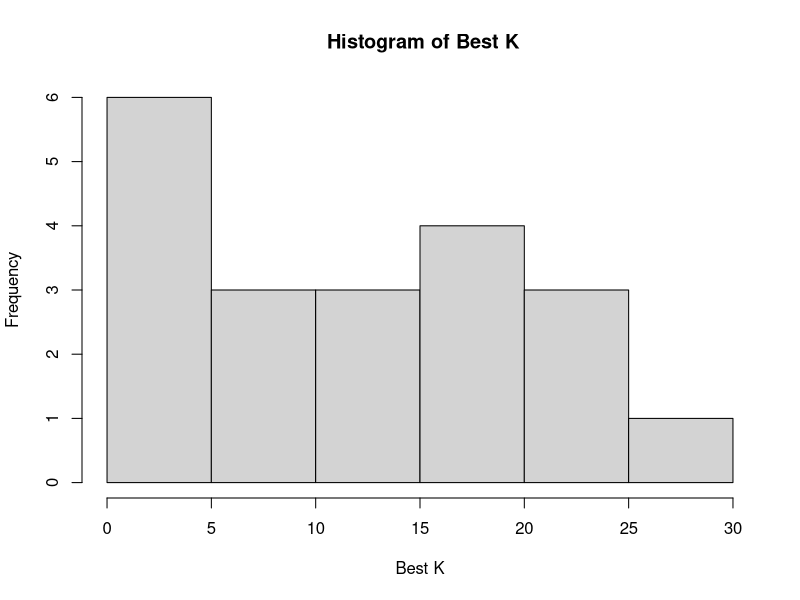
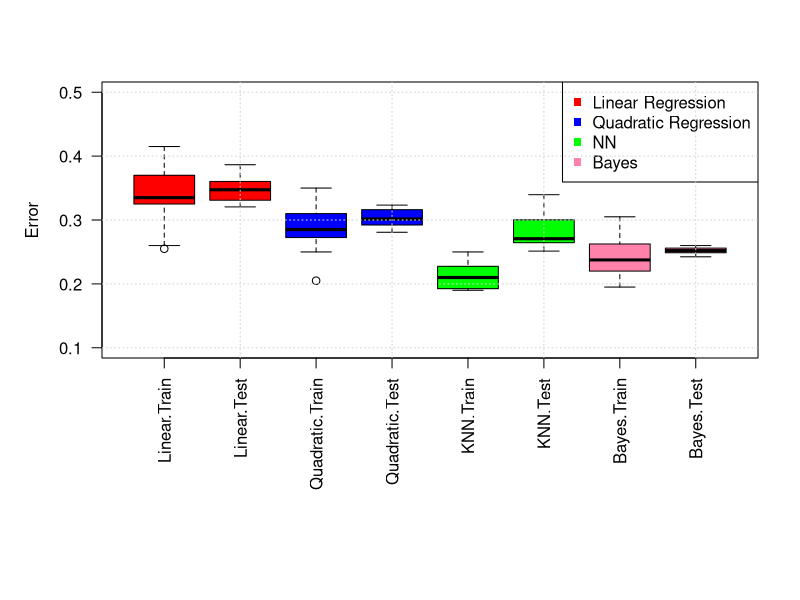
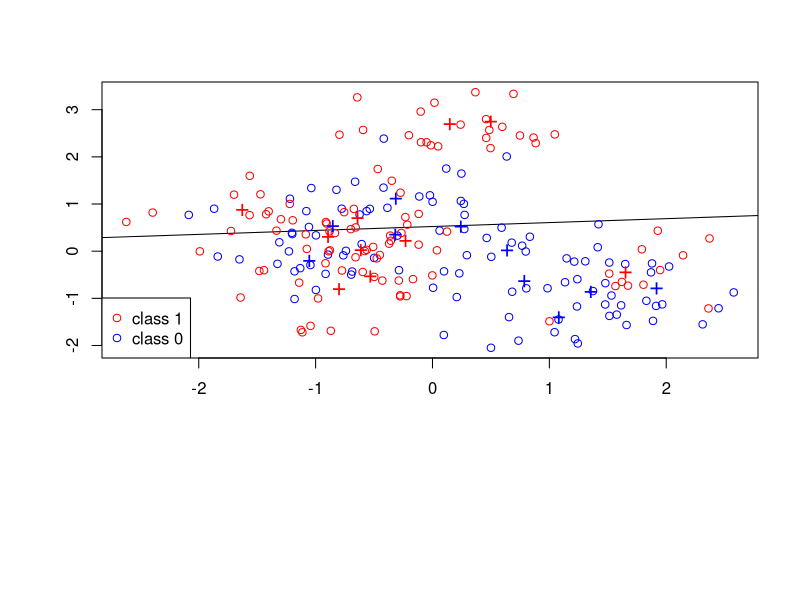

R code for these plots, in order:
## ---- chunk 1
knitr::opts_chunk$set(echo = TRUE)
## ---- chunk 2
library(class)
library(ggplot2)
set.seed(3402)

## ---- chunk 3
# nc  : number of cluster centers
# sdc : standard deviation for generating the cluster centers
# p: dimension 
generateCenters = function(nc, sdc,p) {

#Centers normally distributed with mean  (1,0)
m1 = matrix(rnorm(csize*p), csize, p)*sigma + cbind( rep(1,csize), rep(0,csize));

#Centers normally distributed with mean  (0,1)
m0 = matrix(rnorm(csize*p), csize, p)*sigma + cbind( rep(0,csize), rep(1,csize));

  return(list("center0" = m0,
              "center1" = m1))
} 
## ---- chunk 4
#Function to generate data
generateData = function(centers, ntr, nte, s, csize) {

# Randomly allocate the n samples for class 1 to the 10 clusters
id1 = sample(1:csize, ntr, replace = TRUE);

# Randomly allocate the n samples for class 1 to the 10 clusters
id0 = sample(1:csize, ntr, replace = TRUE);  

m0 = centers$center0
m1 = centers$center1

#Generate training set
X_train = matrix(rnorm(2*ntr*p), 2*ntr, p)*s + rbind(m1[id1,], m0[id0,])
Y_train = (c(rep(1,ntr), rep(0,ntr)))


train_set = data.frame(X1 = X_train[,1], X2 = X_train[,2], Y = Y_train)

#Generate test set
id1 = sample(1:csize, nte, replace=TRUE);
id0 = sample(1:csize, nte, replace=TRUE); 
X_test = matrix(rnorm(2*nte*p), 2*nte, p)*s +   rbind(m1[id1,], m0[id0,])
Ytest = (c(rep(1,nte), rep(0,nte)))

test_set = data.frame(X1 = X_test[,1], X2 = X_test[,2], Y = Ytest)


return(list("train" = train_set,
              "test" = test_set))
}
## ---- chunk 5
eval_performance  = function(model, data) {

  #Calculate train error
  train_pred = as.integer(model$fitted.values > 0.5)
  train_error = mean(train_pred != data$train$Y )
  
  #Calculate test error
  test_pred = predict(model, newdata = data.frame(data$test[-3])) >0.5
  test_error = mean(test_pred != data$test$Y )
  
  return(list("train_error" = train_error,
              "test_error" = test_error))
}
  
## ---- chunk 6
find_best_k = function(data, foldNum)
{
  dataSet = data$train[, c("X1", "X2", "Y")]  ## 200-by-3 training data
  dataSet$Y = as.factor(dataSet$Y)
  foldSize = floor(nrow(dataSet)/foldNum)  
  KVector = seq(1, (nrow(dataSet) - foldSize), 2)
  min_error = 1
  min_k = 0
  for(K in KVector)
  {
   error = 0
   for(runId in 1:foldNum){
     testSetIndex = ((runId-1)*foldSize + 1):(ifelse(runId == foldNum, nrow(dataSet), runId*foldSize))
     trainX = dataSet[-testSetIndex, c('X1', 'X2')]
     trainY = as.factor(dataSet[-testSetIndex, ]$Y)
     testX = dataSet[testSetIndex, c('X1' , 'X2')]
     testY = as.factor(dataSet[testSetIndex, ]$Y)
     predictY = knn(trainX, testX, trainY, K)
     error = error + sum(predictY != testY) 
   }
   error = error / nrow(dataSet)
   #Check and store the minimum error and corresponding K 
   #the condition '<='  will ensure in case of equal errors higher K will be chosen 
   #since we are going thru K in increasing order. 
   #print(paste("error",error, "min_error",min_error))
   if(error <= min_error)
   {
     min_error = error
     min_k = K
   }

  }
  return(list("min_error" = min_error,
              "best_k" = min_k))
  
}
## ---- chunk 7
mixnorm = function(x, centers0, centers1, s){
  ## return the density ratio for a point x, where each 
  ## density is a mixture of normal with multiple components
  d1 = sum(exp(-apply((t(centers1) - x)^2, 2, sum) / (2 * s^2)))
  d0 = sum(exp(-apply((t(centers0) - x)^2, 2, sum) / (2 * s^2)))
  
  return (d1 / d0)
}
## ---- chunk 8
#Generate centers
p = 2;          #dimension    
sigma = 1;      # sd for generating the centers 
csize = 10;       # number of centers
centers = generateCenters(csize,sigma,p)

#Generate data
ntr = 100 #no of training data
nte = 5000 #no of test data
s = sqrt(sigma/5);  # sd for generating x. 
num_sim = 20 #No. of simulations


#Allocate storage for results
linear_train = rep(0,num_sim)
linear_test = rep(0,num_sim)

quad_train = rep(0,num_sim)
quad_test = rep(0,num_sim)

knn_train = rep(0,num_sim)
knn_test = rep(0,num_sim)
knn_best_k = rep(0,num_sim)

bayes_train = rep(0,num_sim)
bayes_test = rep(0,num_sim)

#Repeat simulation num_sim times
for (i in 1:num_sim)  
{  
  data = generateData(centers,ntr,nte,s,csize)
  
  #----------------------------------------------------------------------------------- 
  #Run linear regression 
  #----------------------------------------------------------------------------------- 
  model_linear = lm(formula = Y ~ X1 + X2, data = data$train)
  error_linear = eval_performance(model_linear,data)
  linear_train[i] = error_linear$train_error
  linear_test[i] = error_linear$test_error
  
  #----------------------------------------------------------------------------------- 
  #Run quadratic regression 
  #----------------------------------------------------------------------------------- 
  model_quadratic = lm(formula = Y ~ X1 + X2 + I(X1 * X2) + I(X1^2) + I(X2^2), data = data$train)
  error_quadratic = eval_performance(model_quadratic,data)
  
  quad_train[i] = error_quadratic$train_error
  quad_test[i] = error_quadratic$test_error
 
  #----------------------------------------------------------------------------------- 
  #KNN classification
  #----------------------------------------------------------------------------------- 
  #Find best K
  foldNum = 10
  result= find_best_k(data,foldNum)
  knn_best_k[i] = result$best_k
  
  #KNN Training error
  trainX = data$train[,c('X1','X2')]
  trainY = as.factor(data$train[,'Y'])
  predictY = knn(trainX, trainX, trainY, result$best_k)
  knn_train_error = mean(predictY != trainY )
  knn_train[i] =  knn_train_error

  #KNN Test error
  trainX = data$train[,c('X1','X2')]
  testX = data$test[,c('X1','X2')]
  trainY = as.factor(data$train[,'Y'])
  testY = as.factor(data$test[,'Y'])

  predictY = knn(trainX, testX, trainY, result$best_k)
  knn_test_error = mean(predictY != testY)
  knn_test[i] = knn_test_error 
  
  #----------------------------------------------------------------------------------- 
  #Bayes rule
  #----------------------------------------------------------------------------------- 
  #Bayes error on training data
  Ytrain_pred_Bayes = apply(trainX, 1, mixnorm, centers$center0,centers$center1,s )
  Ytrain_pred_Bayes = as.numeric(Ytrain_pred_Bayes > 1);
  table(trainY, Ytrain_pred_Bayes); 
  train.err.Bayes = sum(trainY !=  Ytrain_pred_Bayes) / (2*ntr)
  bayes_train[i] = train.err.Bayes
  
  #Bayes error on test data
  Ytest_pred_Bayes = apply(testX, 1, mixnorm, centers$center0,centers$center1,s )
  Ytest_pred_Bayes = as.numeric(Ytest_pred_Bayes > 1);
  table(testY, Ytest_pred_Bayes); 
  test.err.Bayes = sum(testY !=  Ytest_pred_Bayes) / (2*nte)
  bayes_test[i] = test.err.Bayes

}


## ---- chunk 9
hist(knn_best_k, xlab = "Best K", main = " Histogram of Best K")
## ---- chunk 10
df = data.frame("Linear Train" = linear_train,
                "Linear Test" = linear_test,
                "Quadratic Train" = quad_train,
                "Quadratic Test" = quad_test,
                "KNN Train" = knn_train,
                "KNN Test" = knn_test,
                "Bayes Train" = bayes_train,
                "Bayes Test" = bayes_test
                
                )


## ---- chunk 11
boxplot(df, 
        las =2,
        ylab = "Error",
        par(mar = c(12, 5, 4, 2) + 0.1),
        ylim = c(0.1, 0.5),
        col = c("red","red","blue","blue","green","green","palevioletred1","palevioletred1")
        )
legend("topright", legend=c("Linear Regression", "Quadratic Regression", "NN","Bayes"),
       col=c("red", "blue","green","palevioletred1"), pch = 15 , cex=1)

grid()
## ---- chunk 12
n= ntr
traindata = data$train
m0 = centers$center0
m1 = centers$center1

plot(traindata[, 1], traindata[, 2], type = "n", xlab = "", ylab = "")
abline(model_linear)
points(traindata[1:n, 1], traindata[1:n, 2], col = "blue");
points(traindata[(n+1):(2*n), 1], traindata[(n+1):(2*n), 2], col="red"); 

points(m1[1:csize, 1], m1[1:csize, 2], pch="+", cex=1.5, col="blue");    
points(m0[1:csize, 1], m0[1:csize, 2], pch="+", cex=1.5, col="red");   

legend("bottomleft", pch = c(1,1), col = c("red", "blue"), 
       legend = c("class 1", "class 0"))
